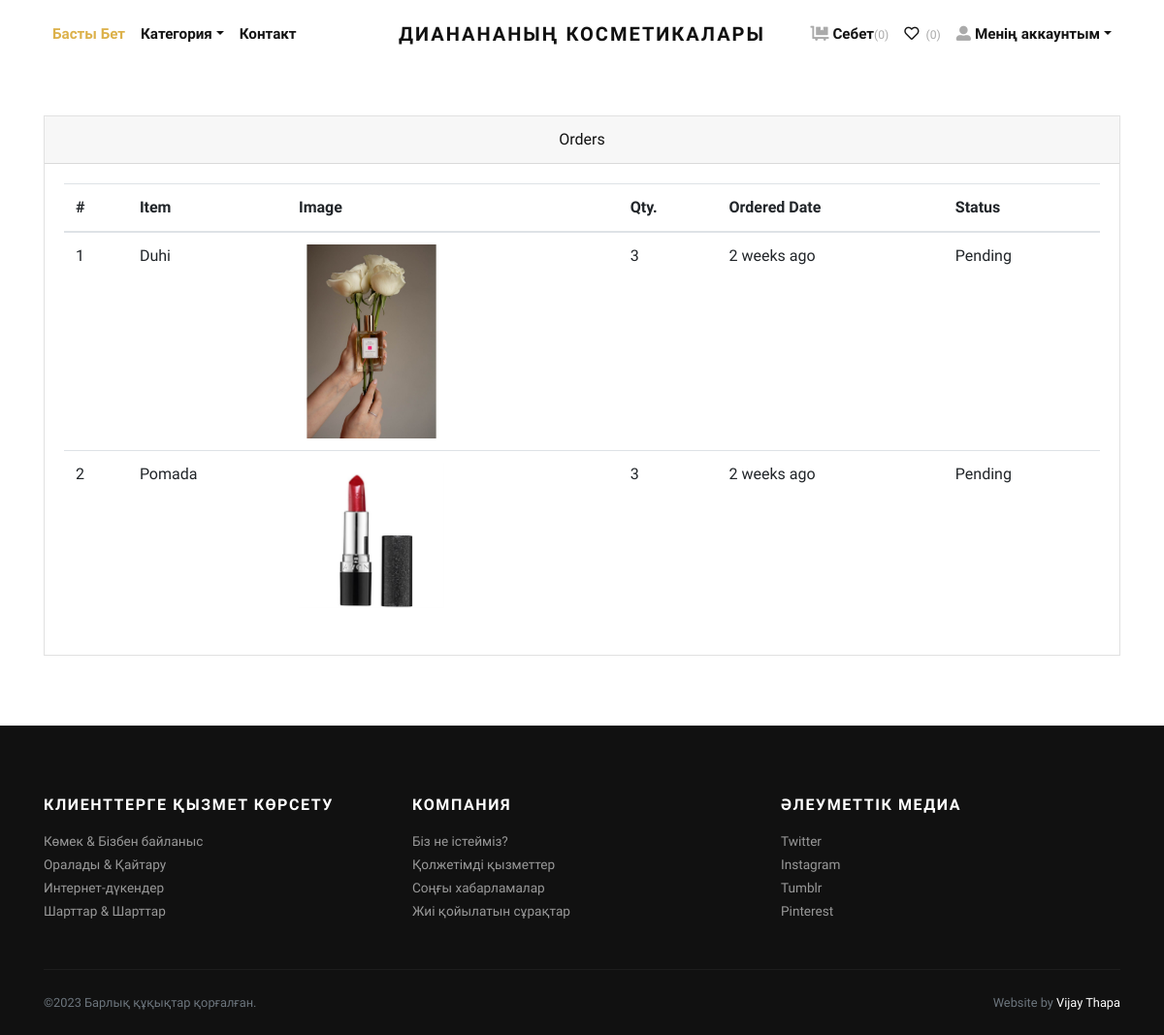
Page /orders/ (signed in) on the committed database.
### store/models.py (models this page shows, shortened)
class Order(models.Model):
    user = models.ForeignKey(User, verbose_name="User", on_delete=models.CASCADE)
    address = models.ForeignKey(Address, verbose_name="Shipping Address", on_delete=models.CASCADE)
    product = models.ForeignKey(Product, verbose_name="Product", on_delete=models.CASCADE)
    quantity = models.PositiveIntegerField(verbose_name="Quantity")
    ordered_date = models.DateTimeField(auto_now_add=True, verbose_name="Ordered Date")
    status = models.CharField(
        choices=STATUS_CHOICES,
        max_length=50,
        default="Pending"
        )

class Product(models.Model):
    title = models.CharField(max_length=150, verbose_name="Product Title")
    slug = models.SlugField(max_length=160, verbose_name="Product Slug")
    sku = models.CharField(max_length=255, unique=True, verbose_name="Unique Product ID (SKU)")
    short_description = models.TextField(verbose_name="Short Description")
    detail_description = models.TextField(blank=True, null=True, verbose_name="Detail Description")
    product_image = models.ImageField(upload_to='product', blank=True, null=True, verbose_name="Product Image")
    price = models.DecimalField(max_digits=8, decimal_places=2)
    category = models.ForeignKey(Category, verbose_name="Product Categoy", on_delete=models.CASCADE)
    is_active = models.BooleanField(verbose_name="Is Active?")
    is_featured = models.BooleanField(verbose_name="Is Featured?")
    created_at = models.DateTimeField(auto_now_add=True, verbose_name="Created Date")
    updated_at = models.DateTimeField(auto_now=True, verbose_name="Updated Date")
    class Meta:
        verbose_name_plural = 'Products'
        ordering = ('-created_at', )

### store/views.py (the view)
# urls.py: path('orders/', views.orders, name="orders"),
@login_required
def orders(request):
    all_orders = Order.objects.filter(user=request.user).order_by('-ordered_date')
    return render(request, 'store/orders.html', {'orders': all_orders})

### store/context_preprocessors.py (called while the page is built)
def store_menu(request):
    categories = Category.objects.filter(is_active=True)
    context = {
        'categories_menu': categories,
    }
    return context

def cart_menu(request):
    if request.user.is_authenticated:
        cart_items= Cart.objects.filter(user=request.user)
        context = {
            'cart_items': cart_items,
        }
    else:
        context = {}
    return context

### templates/store/orders.html (shortened to what this page needs)
{% extends 'base.html' %}
{% load static %}
{% load humanize %}
    {% block content %}
      <div class="container py-5">
        <div class="row">
          <div class="col-lg-12">
            <div class="card mb-4" id="tables">
              <div class="card-header text-center">Orders</div>
              <div class="card-body">
                <table class="table table-hover">
                  <thead>
                    <tr>
                      <th>#</th>
                      <th>Item</th>
                      <th>Image</th>
                      <th>Qty.</th>
                      <th>Ordered Date</th>
                      <th>Status</th>
                    </tr>
                  </thead>
                  <tbody>
                    {% if orders %}
                    {% for order in orders %}
                    <tr>
                      <td>{{forloop.counter}}</td>
                      <td>{{order.product.title}}</td>
                      <td>
                        {% if order.product.product_image %}
                          <img src="{{order.product.product_image.url}}" alt="{{order.product.product_ttile}}" style="width:150px;">
                        {% endif %}
                      </td>
                      <td>{{order.quantity}}</td>
                      <td>{{order.ordered_date|naturaltime}}</td>
                      <td>
                        {{order.status}}
                      </td>
                    </tr>
                    {% endfor %}
                    {% endif %}
                  </tbody>
                </table>
              </div>
            </div>
          </div>
        </div>
      </div>
{% endblock content %}

### jewelryshop/static/css/style.default.css (style rules this page uses)
body { font-family: "Libre Franklin", sans-serif; font-size: 1rem; font-weight: 400; line-height: 1.5; color: #111111; background-color: #fff; }
.card { background-color: #fff; border: 1px solid rgba(17, 17, 17, 0.125); border-radius: 0; }
.card-body { padding: 1.25rem; }
.card-header { padding: 0.75rem 1.25rem; background-color: rgba(17, 17, 17, 0.03); border-bottom: 1px solid rgba(17, 17, 17, 0.125); }
.card-header:first-child { border-radius: calc(0 - 1px) calc(0 - 1px) 0 0; }

### rows in the picture
Order: product "Duhi", product.product_image (picture), quantity "3", ordered_date "2 weeks ago", status "Pending"
Order: product "Pomada", product.product_image (picture), quantity "3", ordered_date "2 weeks ago", status "Pending"

### other values in the picture
{{ cart_items.count }} "0"
